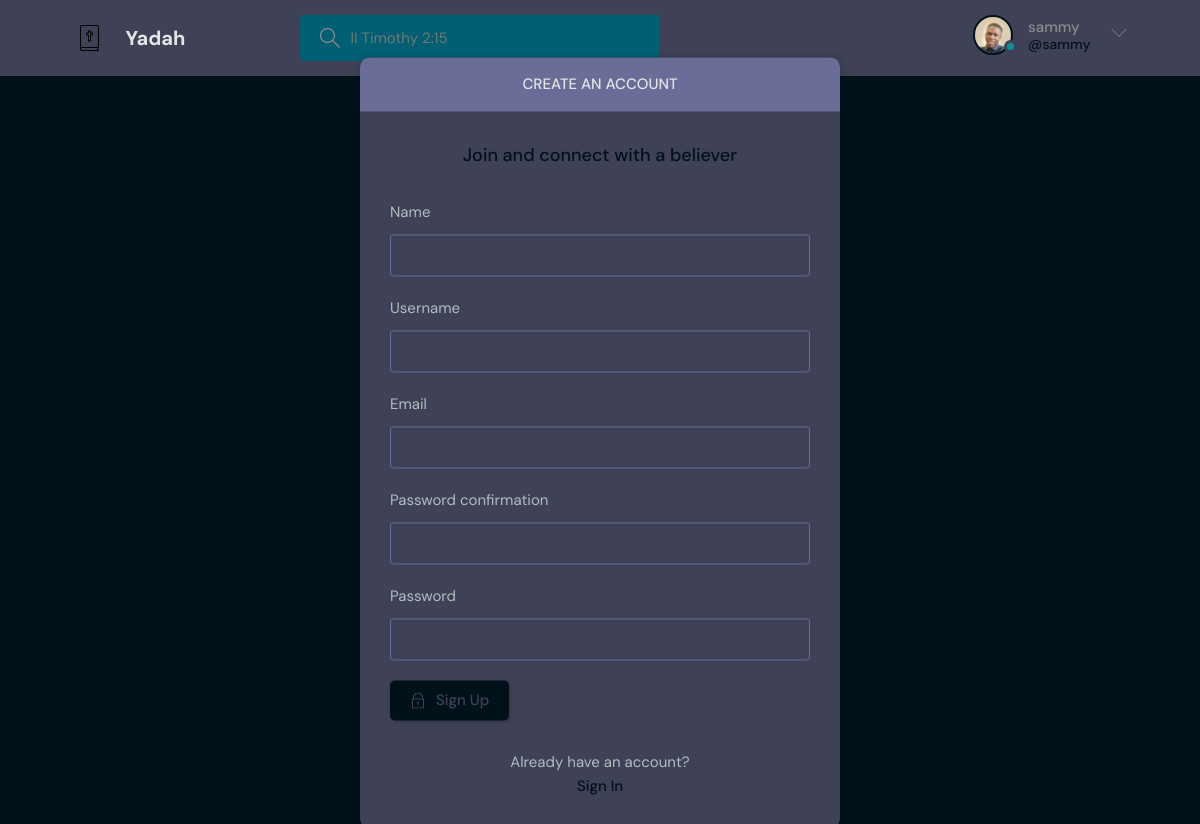
Page /register/ (signed in) on the committed database.
### base/models.py (models this page shows)
class User(AbstractUser):
    name = models.CharField(max_length=100, null=True)
    email = models.EmailField(null=True, unique=True)
    bio = models.TextField(null=True)
    avatar = models.ImageField(null=True, default="avatar.svg")
    USERNAME_FIELD = 'email'
    REQUIRED_FIELDS = []

### base/views.py (the view, shortened to what this page needs)
# urls.py: path('register/', views.registerUser, name="register"),
def registerUser(request):
    form = MyUserCreationForm
    context = {'form':form}
    return render(request, 'base/login_register.html', context)

### base/templates/base/login_register.html (shortened to what this page needs)
{% extends 'main.html' %}
{% block content %}
    <main class="auth layout">
      {% if page == 'login' %}
      <div class="container">
        <div class="layout__box">
          <div class="layout__boxHeader">
            <div class="layout__boxTitle">
              <h3>Login</h3>
            </div>
          </div>
          <div class="layout__body">
            <h2 class="auth__tagline">Sign in to acces your account</h2>
            <form class="form" action="" method='POST'>
              {% csrf_token %}
              <div class="form__group form__group">
                <label for="room_name">Email</label>
                <input id="username" name="email" type="text" placeholder="e.g. dennis_ivy" />
              </div>
              <div class="form__group">
                <label for="password">Password</label>
                <input
                  id="password"
                  name="password"
                  type="password"
                  placeholder="&bull;&bull;&bull;&bull;&bull;&bull;&bull;&bull;"
                />
              </div>
              <button class="btn btn--main" type="submit">
                <svg
                  version="1.1"
                  xmlns="http://www.w3.org/2000/svg"
                  width="32"
                  height="32"
                  viewBox="0 0 32 32"
                >
                  <title>lock</title>
                  <path
                    d="M27 12h-1v-2c0-5.514-4.486-10-10-10s-10 4.486-10 10v2h-1c-0.553 0-1 0.447-1 1v18c0 0.553 0.447 1 1 1h22c0.553 0 1-0.447 1-1v-18c0-0.553-0.447-1-1-1zM8 10c0-4.411 3.589-8 8-8s8 3.589 8 8v2h-16v-2zM26 30h-20v-16h20v16z"
                  ></path>
                  <path
                    d="M15 21.694v4.306h2v-4.306c0.587-0.348 1-0.961 1-1.694 0-1.105-0.895-2-2-2s-2 0.895-2 2c0 0.732 0.413 1.345 1 1.694z"
                  ></path>
                </svg>
                Login
              </button>
            </form>
            <div class="auth__action">
              <p>Haven't signed up yet?</p>
              <a href="{% url 'register' %}" class="btn btn--link">Sign Up</a>
            </div>
          </div>
        </div>
      </div>
      {% else %}
      <div class="container">
        <div class="layout__box">
          <div class="layout__boxHeader">
            <div class="layout__boxTitle">
              <h3>CREATE AN ACCOUNT</h3>
            </div>
          </div>
          <div class="layout__body">
            <h2 class="auth__tagline">Join and connect with a believer</h2>
            <form class="form" action="" method='POST'>
              {% for field in form  %}
              <div class="form__group form__group">
                <label for="room_name">{{field.label}}</label>
               {{field}}
              </div>
              {% endfor %}
              <button class="btn btn--main" type="submit">
                Sign Up
              </button>
            </form>
            <div class="auth__action">
              <p>Already have an account?</p>
              <a href="{% url 'login' %}" class="btn btn--link">Sign In</a>
            </div>
          </div>
        </div>
      </div>
      {% endif %}
    </main>
    {% endblock content %}

### Templates/navbar.html (shortened to what this page needs)
{% load static %}
<header class="header header--loggedIn">
    <div class="container">
      <a href="{% url 'home' %}" class="header__logo">
        <img src="{% static 'images/holy.svg' %}" />
        <h1>Yadah</h1>  <br>
      </a>
      <form class="header__search" method='GET' action='{% url 'home' %}'>
        <label>
          <input name='q' placeholder="II Timothy 2:15" />
        </label>
      </form>
      <nav class="header__menu">
        {% if request.user.is_authenticated %}
        <div class="header__user">
          <a href="{% url 'user-profile' request.user.id %}">
            <div class="avatar avatar--medium active">
              <img src="{{request.user.avatar.url}}" />
            </div>
            <p>{{request.user.username}} <span>@{{request.user.username}}</span></p>
          </a>
          <button class="dropdown-button">
            <svg version="1.1" xmlns="http://www.w3.org/2000/svg" width="32" height="32" viewBox="0 0 32 32">
              <title>chevron-down</title>
              <path d="M16 21l-13-13h-3l16 16 16-16h-3l-13 13z"></path>
            </svg>
          </button>
        </div>
        {% else %}
        <a href="{% url 'login' %}">
          <img src="{% static 'images/avatar.svg' %}" />
          <p>Login</p>
        </a>
        {% endif %}
      </nav>
    </div>
  </header>

### rows in the picture
User: user.avatar (picture), user.username "sammy"

### other values in the picture
{{ field.label }} "Name" "Username" "Email" "Password confirmation" "Password"
